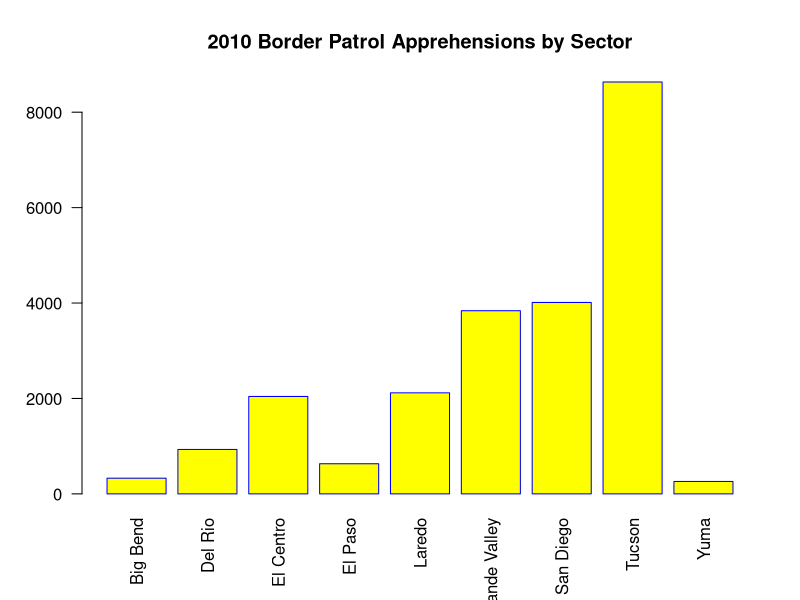
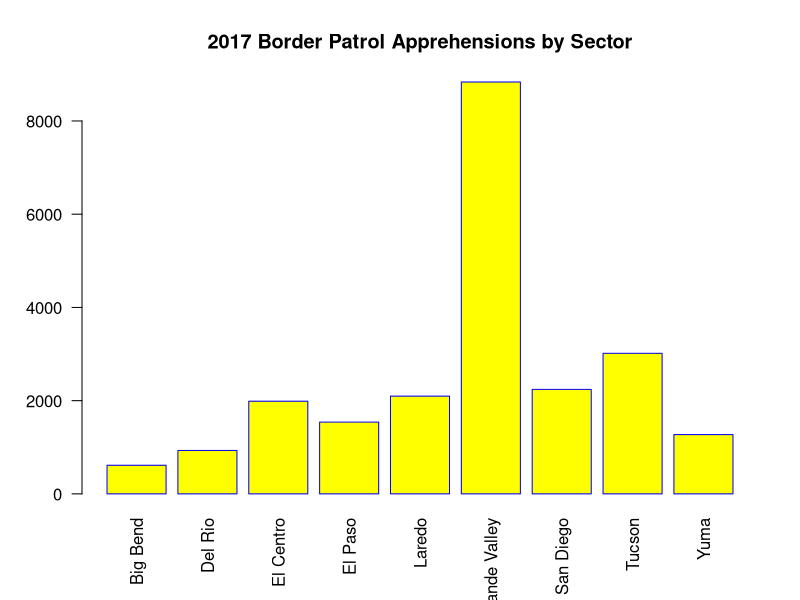
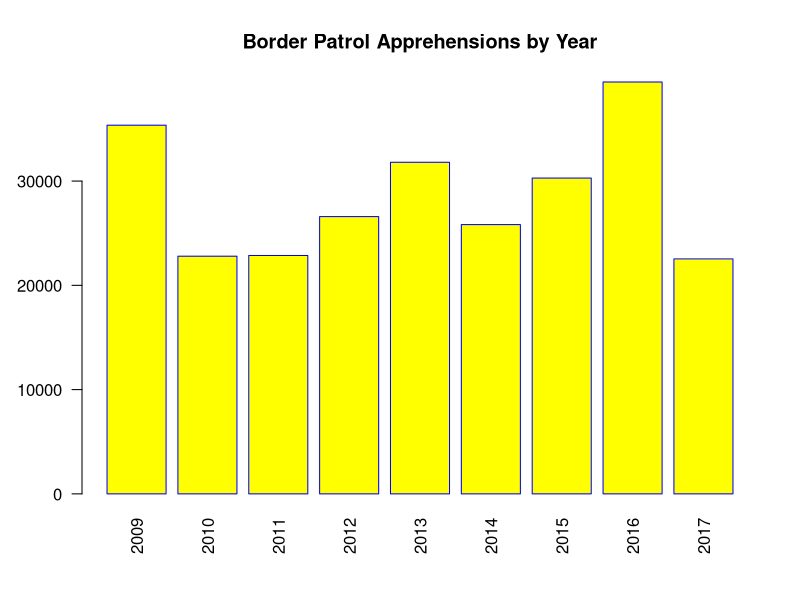
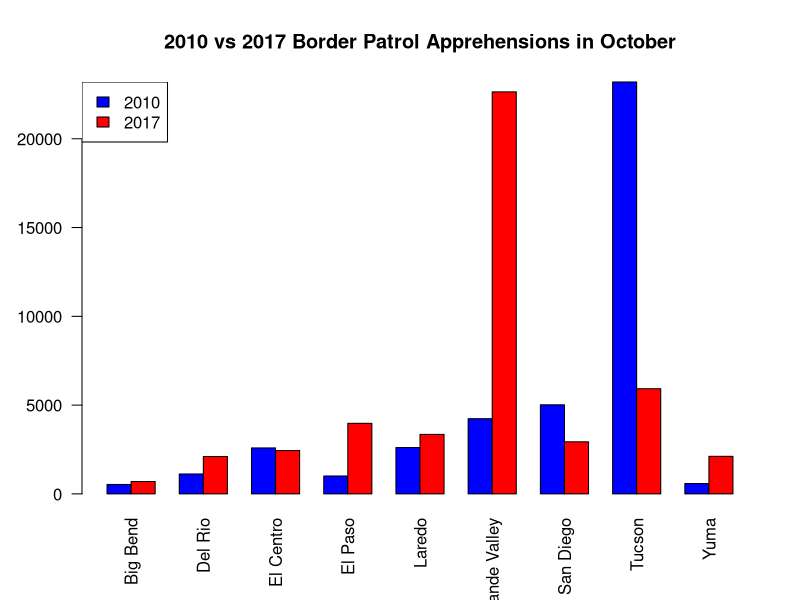
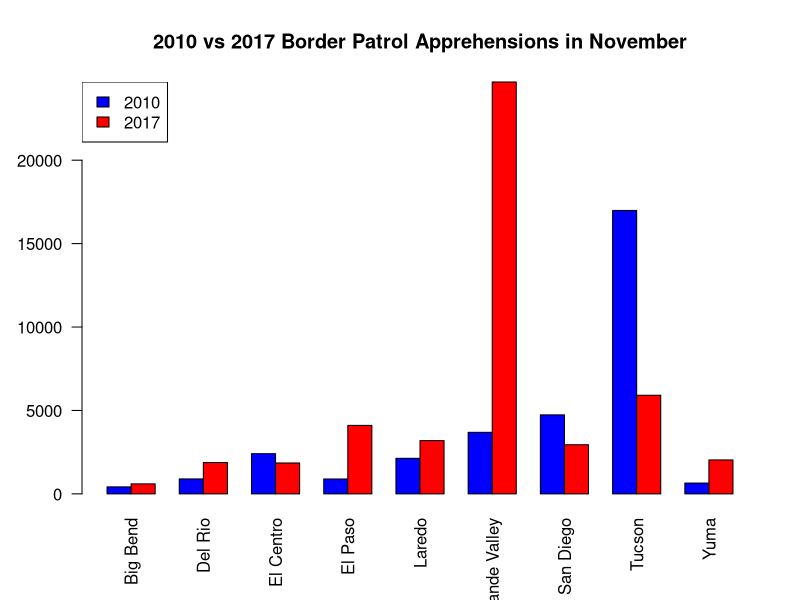
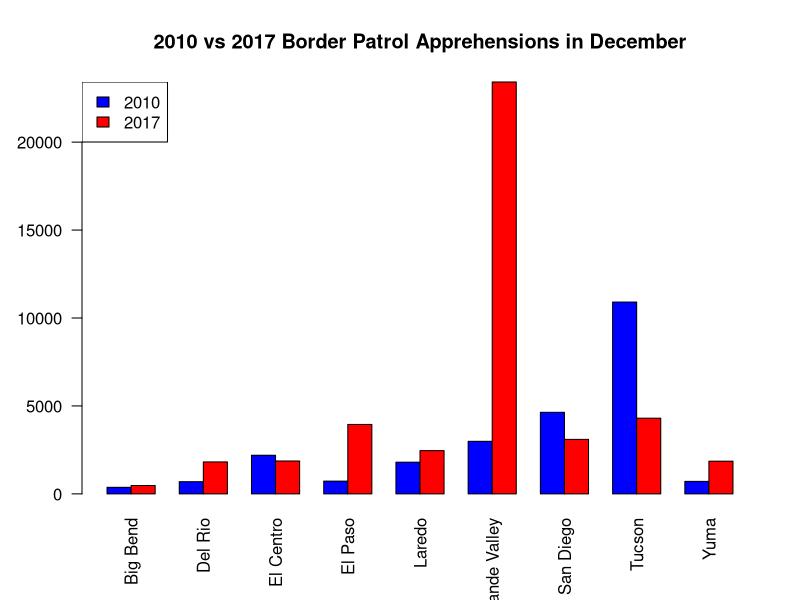
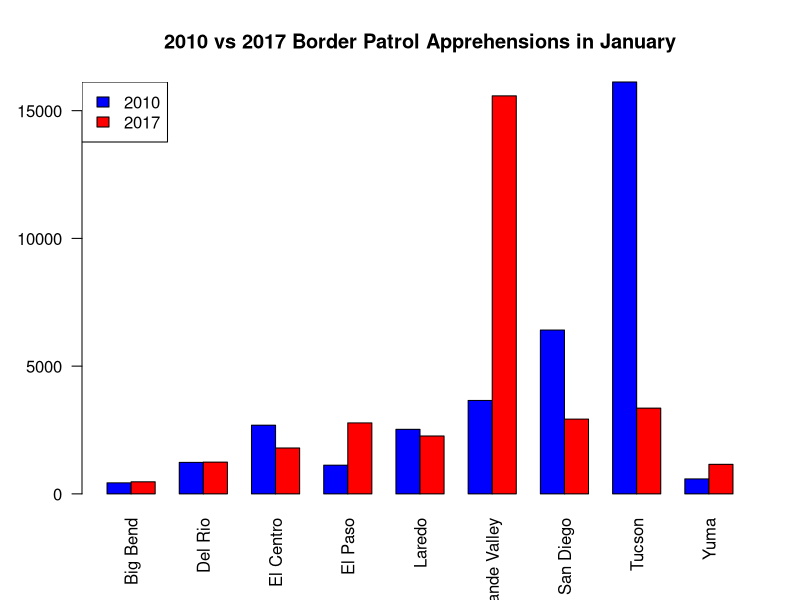
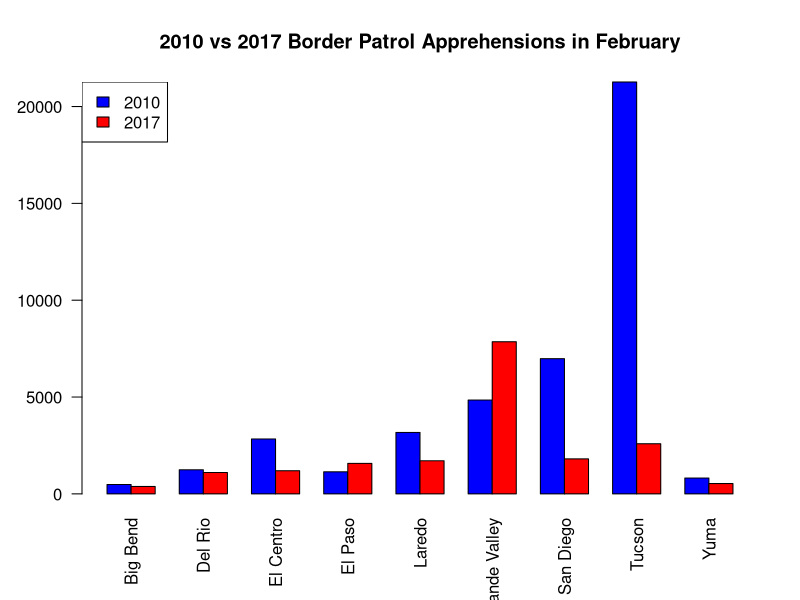

Reproduce these figures in R, in order.
## ---- chunk 1
## Reading in Data
BP2010 <- read.csv("BP Apprehensions 2010.csv", header = TRUE, stringsAsFactors = FALSE)
PB2017 <- read.csv("PB Apprehensions 2017.csv", header = TRUE, stringsAsFactors = TRUE)
PBmonthly <- read.csv("monthly_sum.csv", header = TRUE, stringsAsFactors = TRUE)
rownames(PBmonthly) <- PBmonthly[,1]

## Displaying Data By Sector
rownames(BP2010) <- BP2010[,1]
x <- barplot(BP2010[1:9,13], names.arg = rownames(BP2010)[1:9],
        las=2,
        axisnames=TRUE,
        main="2010 Border Patrol Apprehensions by Sector",
        border="blue",
        col="yellow")

rownames(PB2017) <- PB2017[,1]
barplot(PB2017[1:9,13], names.arg = rownames(PB2017)[1:9],
        las=2,
        axisnames=TRUE,
        main="2017 Border Patrol Apprehensions by Sector",
        border="blue",
        col="yellow")

##Display Data By Year
barplot(rev(PBmonthly[1:9,13]), names.arg = rev(rownames(PBmonthly)[1:9]),
        las=2,
        axisnames=TRUE,
        main="Border Patrol Apprehensions by Year",
        border="blue",
        col="yellow")

## T-test for Max in 2010 (Tucson) and Max in 2017 (Rio Grande Valley)
x <- subset(BP2010, select=-c(Sector))
x <- cbind(x,rowSums(x))
x <- t(x)
y <- subset(PB2017, select=-c(Sector))
y <- cbind(y,rowSums(y))
y <- t(y)
t.test(x[,8], y[,6])

## Creates a 2 x 9 matrix from the 2010 data and 2017 for specified month
sideBySideMatrix <- function(month){
  matrix(c(BP2010[1:9,month], PB2017[1:9,month]), nrow = 2, byrow = TRUE)
}

## Creates the barplot for a given month
sideBySideBarPlot <- function(month, monthString){
  barplot(sideBySideMatrix(month), names.arg = rownames(BP2010),
          las=2,
          axisnames=TRUE,
          beside=TRUE,
          col=c("blue", "red"),
          main = paste("2010 vs 2017 Border Patrol Apprehensions in", monthString, sep=" "))
  legend("topleft", 
       c("2010", "2017"), 
       fill = c("blue", "red"))
}

## Creates the side by side bar plots for each month
sideBySideBarPlot(2, "October")
sideBySideBarPlot(3, "November")
sideBySideBarPlot(4, "December")
sideBySideBarPlot(5, "January")
sideBySideBarPlot(6, "February")
sideBySideBarPlot(7, "March")
sideBySideBarPlot(8, "April")
sideBySideBarPlot(9, "May")
sideBySideBarPlot(10, "June")
sideBySideBarPlot(11, "July")
sideBySideBarPlot(12, "August")
sideBySideBarPlot(13, "September")

x1 <- data.frame(sideBySideMatrix(2))
x1 <- cbind(data.frame(matrix =c(2010, 2017), nrow = 2, byrow = TRUE), x1)
x1 <- as.factor(t(x))
y1 <- ts(rev(x), start = 1, frequency = 12)
ts.plot(y1)


x <- as.vector(t(PBmonthly))
y <- ts(rev(x), start = c(2000, 10), frequency = 12)
ts.plot(y, gpars=list(xlab="year", ylab="Apprehensions", lty=c(1:3)))
